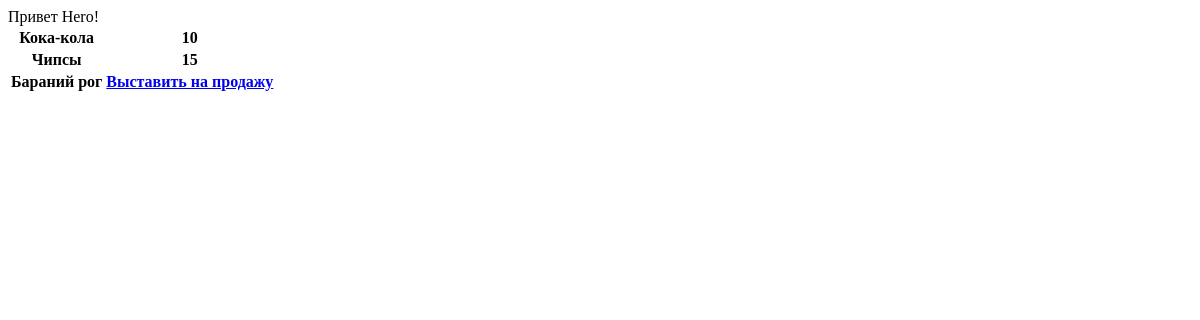
/main/my_items/ (signed in), run on an earlier commit of the app's database.
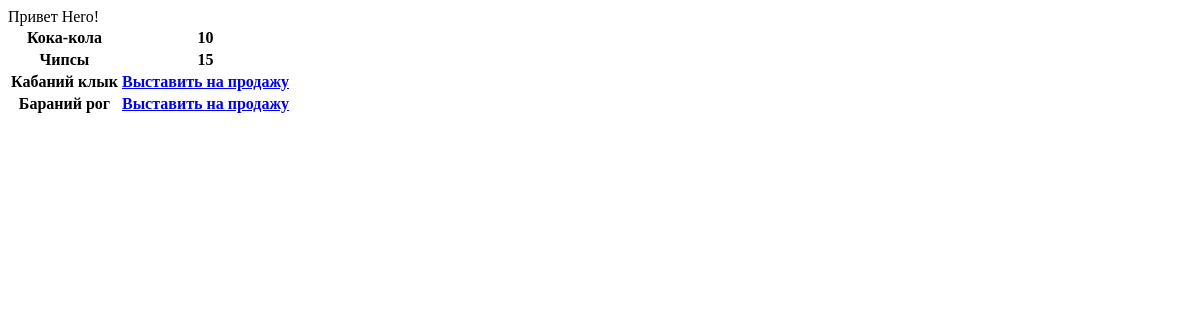
And on a later commit of the database.
### main/models.py (models this page shows)
class Item(models.Model):
    name = models.CharField(max_length=30)
    description = models.CharField(max_length=200)
    owner = models.ForeignKey(User, on_delete=models.CASCADE)

### main/views.py (the view)
# urls.py: path("my_items/", views.my_items, name="my_items"),
def my_items(request):
    User = request.user
    my_item_list = Item.objects.filter(owner = User)
    sales = Sale.objects.filter(item__owner = User)
    mixed_list = []
    for item in my_item_list:
        sale = sales.filter(item=item).first()
        bool = True
        if sale == None:
            bool = False
        price = 0
        if bool:
            price = sale.price
        mixed_list.append((item, bool, price))
    context = {"item_list": my_item_list, "mixed_list": mixed_list}
    return render(request, "main/my_items.html", context)

### templates/main/my_items.html
{% if user.is_authenticated %}
  Привет {{ user.username }}!
  <table>
    {% for item in mixed_list %}
          <tr>
              <th>{{item.0.name}}</th>
              {% if item.1%}
                <th>{{item.2}}</th>
              {% else %}
                <th><a href="sell/{{item.0.id}}">Выставить на продажу</a></th>
              {% endif %}
          </tr>
    {% endfor %}
  </table>
{% else %}
  <p>You are not logged in</p>
  <a href="{% url 'login' %}">Log In</a>
{% endif %}

What changed in the data, as far as the page shows it:
now on this page (row edited): Item: name "Кабаний клык"
